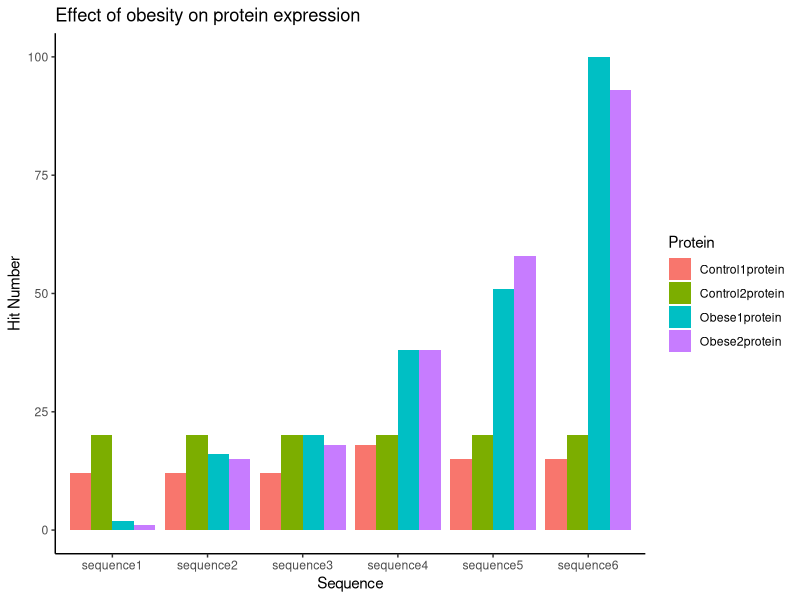

Here is the R script that generated this plot:
setwd("C:/Users/raven/Desktop/biocomputing/GroupProject/Bioinformatics_Group_Project")
HitTable=read.table(file="HMMsearchHitTableFinal.txt",header = FALSE,stringsAsFactors = FALSE)
# because our finalized HitTable runs in this format
# Protein name: e.g. Control2Protein
# Sequence/transcript/motif name: e.g. gsta2
# Hit Number: e.g. 20
# we need to make hitnumbers, proteins and sequences into three separate variables (vectors) from HitTable, using the remainder when the row number is divided by 3.
Protein=numeric(length=length(HitTable$V1)/3)
Sequence=numeric(length=length(HitTable$V1)/3)
HitNum=numeric(length=length(HitTable$V1)/3)
for (i in 1:length(HitTable$V1)) {
  if (i %% 3 == 0) {
      HitNum[i/3]=HitTable[i,] # those lines indicate hitnumbers
  }
  else if (i %% 3 == 1) {
      Protein[(i+2)/3]=HitTable[i,] # those lines indicate protein
  }
  else {
      Sequence[(i+1)/3]=HitTable[i,] # those lines indicate sequence
  }
}

# make a new data frame (protein, sequence and hitnumber are three separate variables)
HitNum=as.numeric(HitNum)
Graphic=cbind.data.frame(Protein,Sequence,HitNum) # default is to make it a character vector. Must convert to data frame

# make the graph
library(ggplot2)
library(grid)
library(gridExtra)
Plot=ggplot(data=Graphic,aes(x=Graphic$Sequence,y=Graphic$HitNum,fill=Graphic$Protein))+geom_bar(stat="identity",position=position_dodge())+theme_classic()+xlab("Sequence")+ylab("Hit Number")+scale_fill_discrete(name="Protein")+ggtitle("Effect of obesity on protein expression")
Plot
